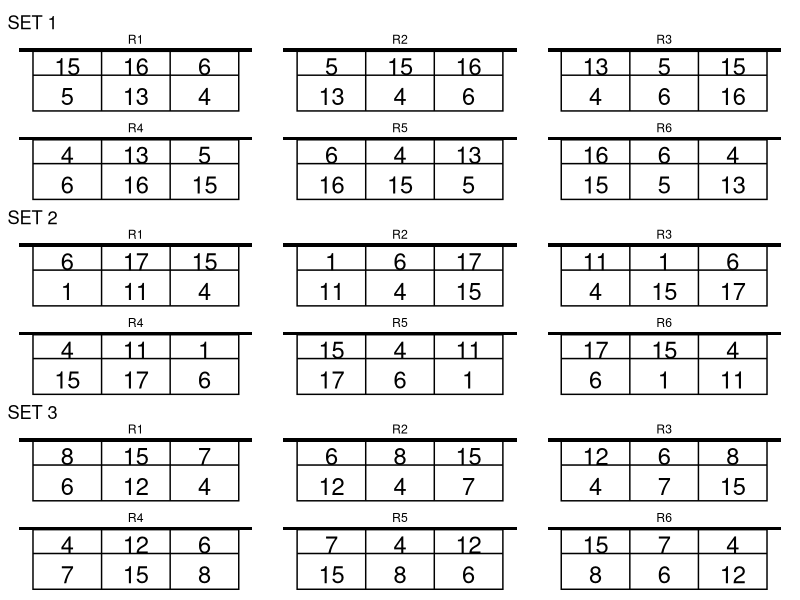
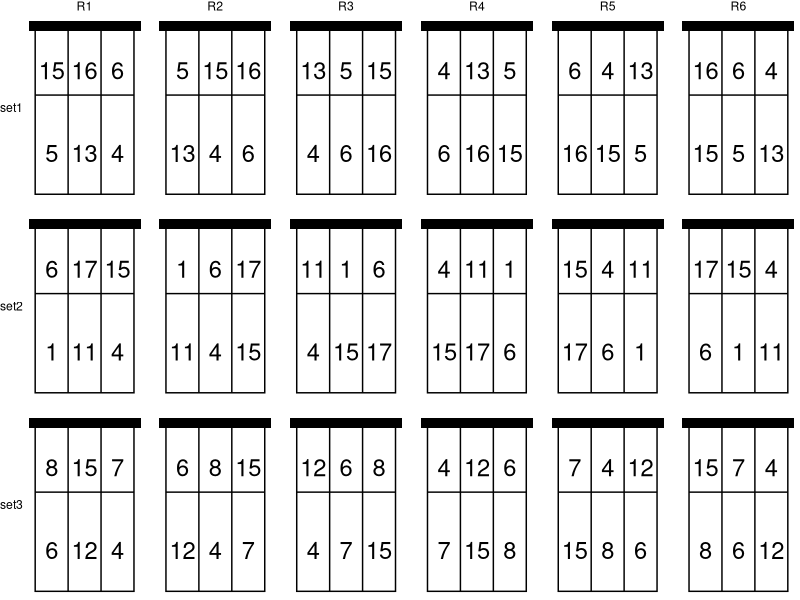

Recreate these plots in R, in order.
library(tidyverse)

add <- function(x, N = 1){
  tmp <- x$lab
  x |> 
    bind_rows(tibble(x = c(3, 3, 2, 1, 1, 2),
                     y = c(1, 2, 2, 2, 1, 1),
                     lab = tmp[c(2, 3, 4, 5, 6, 1)], 
                     rot = "R2")) |> 
    bind_rows(tibble(x = c(3, 3, 2, 1, 1, 2),
                     y = c(1, 2, 2, 2, 1, 1),
                     lab = tmp[c(3, 4, 5, 6, 1, 2)], 
                     rot = "R3")) |> 
    bind_rows(tibble(x = c(3, 3, 2, 1, 1, 2),
                     y = c(1, 2, 2, 2, 1, 1),
                     lab = tmp[c(4, 5, 6, 1, 2, 3)], 
                     rot = "R4")) |> 
    bind_rows(tibble(x = c(3, 3, 2, 1, 1, 2),
                     y = c(1, 2, 2, 2, 1, 1),
                     lab = tmp[c(5, 6, 1, 2, 3, 4)], 
                     rot = "R5")) |> 
    bind_rows(tibble(x = c(3, 3, 2, 1, 1, 2),
                     y = c(1, 2, 2, 2, 1, 1),
                     lab = tmp[c(6, 1, 2, 3, 4, 5)], 
                     rot = "R6")) |> 
    mutate(set = paste0("set", N))
}

x1 <- tibble(x = c(3, 3, 2, 1, 1, 2),
       y = c(1, 2, 2, 2, 1, 1),
       lab = c(4,6,16,15,5,13), 
       rot = "R1") 
x2 <- tibble(x = c(3, 3, 2, 1, 1, 2),
             y = c(1, 2, 2, 2, 1, 1),
             lab = c(4,15,17,6,1,11), 
             rot = "R1") 
x3 <- tibble(x = c(3, 3, 2, 1, 1, 2),
             y = c(1, 2, 2, 2, 1, 1),
             lab = c(4,7,15,8,6,12), 
             rot = "R1") 

set1 <- add(x1, 1)
set2 <- add(x2, 2)
set3 <- add(x3, 3)
court_colour <- "white"
grid_colour <- "black"
p1 <- set1 |> 
  ggplot(aes(x, y, label = lab)) +
  annotate(geom = "rect", xmin = 0.5, xmax = 3.5, 
           ymin = 0.5, ymax = 2.5, 
           fill = court_colour, 
           colour = "black") +
  annotate(geom = "rect", xmin = 0.3, xmax = 3.7, 
                  ymin = 2.48, ymax = 2.6, 
                  fill = grid_colour) +
  annotate("segment", x = 1.5, xend = 1.5, y = .5, yend = 2.5,
           colour = grid_colour) +
  annotate("segment", x = 2.5, xend = 2.5, y = .5, yend = 2.5,
           colour = grid_colour) +
  annotate("segment", x = .5, xend = 3.5, y = 1.7, yend = 1.7,
           colour = grid_colour) +
  geom_text(size = 6) +
  theme_void() +
  labs(title = "SET 1") +
  facet_wrap(vars(rot)) 
p2 <- set2 |> 
  ggplot(aes(x, y, label = lab)) +
  annotate(geom = "rect", xmin = 0.5, xmax = 3.5, 
           ymin = 0.5, ymax = 2.5, 
           fill = court_colour, 
           colour = "black") +
  annotate(geom = "rect", xmin = 0.3, xmax = 3.7, 
           ymin = 2.48, ymax = 2.6, 
           fill = grid_colour) +
  annotate("segment", x = 1.5, xend = 1.5, y = .5, yend = 2.5,
           colour = grid_colour) +
  annotate("segment", x = 2.5, xend = 2.5, y = .5, yend = 2.5,
           colour = grid_colour) +
  annotate("segment", x = .5, xend = 3.5, y = 1.7, yend = 1.7,
           colour = grid_colour) +
  geom_text(size = 6) +
  theme_void() +
  labs(title = "SET 2") +
  facet_wrap(vars(rot)) 
p3 <- set3 |> 
  ggplot(aes(x, y, label = lab)) +
  annotate(geom = "rect", xmin = 0.5, xmax = 3.5, 
           ymin = 0.5, ymax = 2.5, 
           fill = court_colour, 
           colour = "black") +
  annotate(geom = "rect", xmin = 0.3, xmax = 3.7, 
           ymin = 2.48, ymax = 2.6, 
           fill = grid_colour) +
  annotate("segment", x = 1.5, xend = 1.5, y = .5, yend = 2.5,
           colour = grid_colour) +
  annotate("segment", x = 2.5, xend = 2.5, y = .5, yend = 2.5,
           colour = grid_colour) +
  annotate("segment", x = .5, xend = 3.5, y = 1.7, yend = 1.7,
           colour = grid_colour) +
  geom_text(size = 6) +
  theme_void() +
  labs(title = "SET 3") +
  facet_wrap(vars(rot)) 

library(patchwork)
p1 / p2 / p3


set1 |> 
  bind_rows(set2) |> 
  bind_rows(set3)|> 
  ggplot(aes(x, y, label = lab)) +
  annotate(geom = "rect", xmin = 0.5, xmax = 3.5, 
           ymin = 0.5, ymax = 2.5, 
           fill = court_colour, 
           colour = "black") +
  annotate(geom = "rect", xmin = 0.3, xmax = 3.7, 
           ymin = 2.48, ymax = 2.6, 
           fill = grid_colour) +
  annotate("segment", x = 1.5, xend = 1.5, y = .5, yend = 2.5,
           colour = grid_colour) +
  annotate("segment", x = 2.5, xend = 2.5, y = .5, yend = 2.5,
           colour = grid_colour) +
  annotate("segment", x = .5, xend = 3.5, y = 1.7, yend = 1.7,
           colour = grid_colour) +
  geom_text(size = 6) +
  theme_void() +
  facet_grid(cols = vars(rot),
             rows = vars(set),
             switch = "y") 
